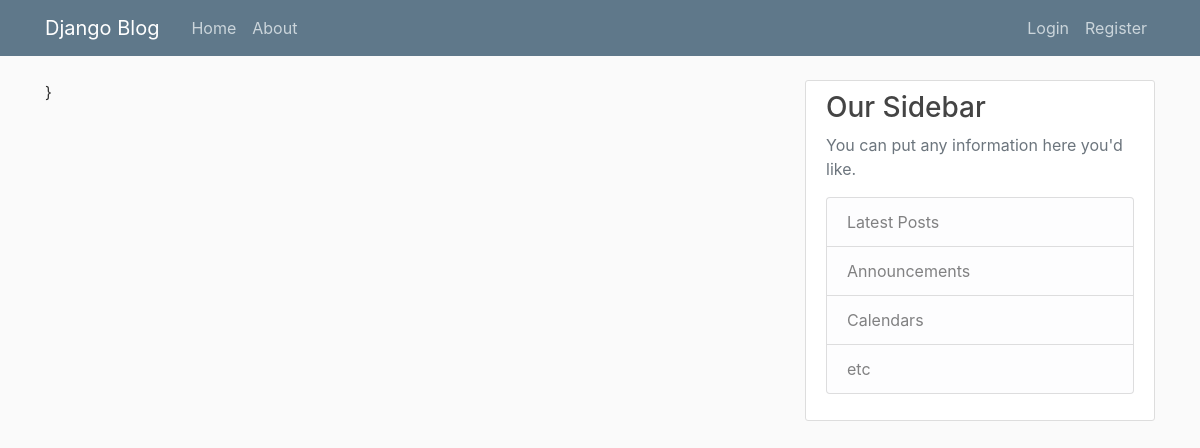
The app's page /, older data.
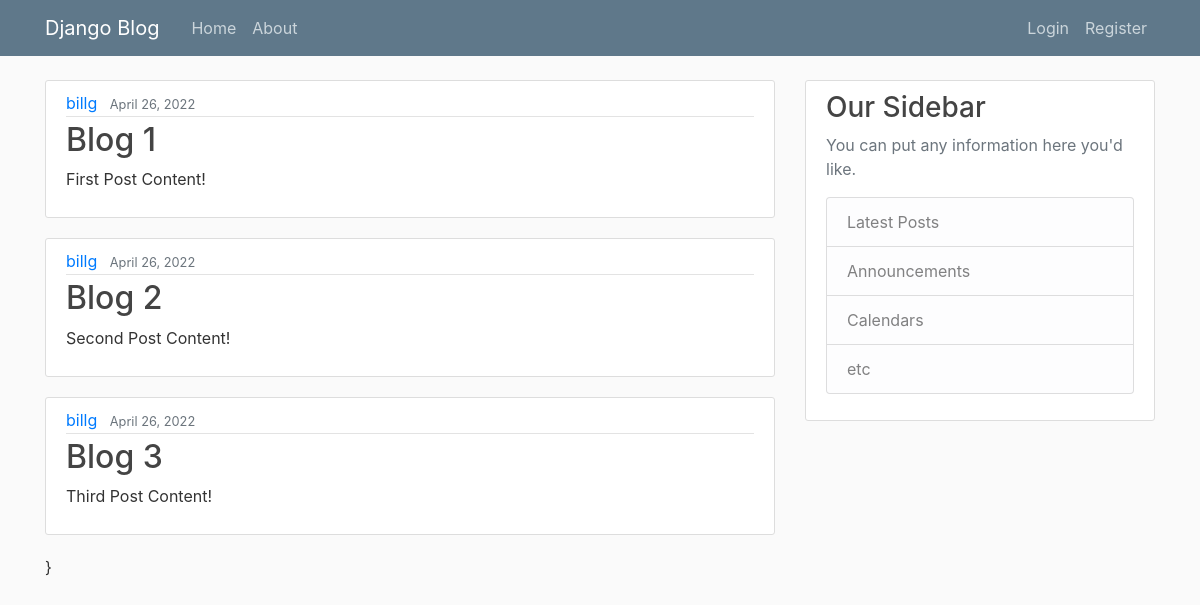
The same page, newer data.
### blog/models.py (models this page shows, shortened)
class Post(models.Model):
	title = models.CharField(max_length=100)
	content = models.TextField()
	date_posted = models.DateTimeField(default=timezone.now)
	author = models.ForeignKey(User, on_delete=models.CASCADE)

### blog/views.py (the view)
# urls.py: path('', views.home, name='blog-home'),
def home(request):
	context = {
		'posts': Post.objects.all()
	}
	return render(request, 'blog/home.html', context)

### blog/templates/blog/home.html
{% extends 'blog/base.html' %}
{% block content %}
	{% for post in posts %}
		<article class="media content-section">
		  <div class="media-body">
		    <div class="article-metadata">
		      <a class="mr-2" href="#">{{ post.author }}</a>
		      <small class="text-muted">{{ post.date_posted|date:"F d, Y" }}</small>
		    </div>
		    <h2><a class="article-title" href="#">{{ post.title }}</a></h2>
		    <p class="article-content">{{ post.content }}</p>
		  </div>
		</article>
	{% endfor %}
{% endblock content %}

### blog/templates/blog/base.html (shortened to what this page needs)
{% load static %}
<!DOCTYPE html>
<html lang="en">
  <head>
    <link rel="stylesheet" href="https://cdn.jsdelivr.net/npm/bootstrap@4.0.0/dist/css/bootstrap.min.css">
    <link rel="stylesheet" type="text/css" href="{% static 'blog/main.css' %}">
	</head>
	<body>
		<header class="site-header">
		  <nav class="navbar navbar-expand-md navbar-dark bg-steel fixed-top">
		    <div class="container">
		      <a class="navbar-brand mr-4" href="{% url 'blog-home' %}">Django Blog</a>
		      <div class="collapse navbar-collapse" id="navbarToggle">
		        <div class="navbar-nav mr-auto">
		          <a class="nav-item nav-link" href="{% url 'blog-home' %}">Home</a>
		          <a class="nav-item nav-link" href="{% url 'blog-about' %}">About</a>
		        </div>
		        <div class="navbar-nav">
		          <a class="nav-item nav-link" href="#">Login</a>
		          <a class="nav-item nav-link" href="#">Register</a>
		        </div>
		      </div>
		    </div>
		  </nav>
		</header>
		<main role="main" class="container">
		  <div class="row">
		    <div class="col-md-8">
		      {% block content %}{% endblock %}
		    	}
		    </div>
		    <div class="col-md-4">
		      <div class="content-section">
		        <h3>Our Sidebar</h3>
		        <p class='text-muted'>You can put any information here you'd like.
		          <ul class="list-group">
		            <li class="list-group-item list-group-item-light">Latest Posts</li>
		            <li class="list-group-item list-group-item-light">Announcements</li>
		            <li class="list-group-item list-group-item-light">Calendars</li>
		            <li class="list-group-item list-group-item-light">etc</li>
		          </ul>
		        </p>
		      </div>
		    </div>
		  </div>
		</main>
	</body>
</html>

### blog/static/blog/main.css (style rules this page uses)
body { background: #fafafa; color: #333333; margin-top: 5rem; }
h1, h2, h3, h4, h5, h6 { color: #444444; }
ul { margin: 0; }
.bg-steel { background-color: #5f788a; }
.site-header .navbar-nav .nav-link { color: #cbd5db; }
.content-section { background: #ffffff; padding: 10px 20px; border: 1px solid #dddddd; border-radius: 3px; margin-bottom: 20px; }
.article-title { color: #444444; }
.article-content { white-space: pre-line; }
.article-metadata { padding-bottom: 1px; margin-bottom: 4px; border-bottom: 1px solid #e3e3e3 }

Row changes from the older to the newer data that the page shows:
added Post: author "billg", date_posted "April 26, 2022", title "Blog 1", content "First Post Content!"
added Post: author "billg", date_posted "April 26, 2022", title "Blog 2", content "Second Post Content!"
added Post: author "billg", date_posted "April 26, 2022", title "Blog 3", content "Third Post Content!"
